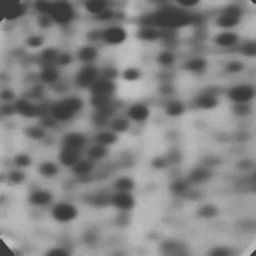
%> input picture watershed/small_blobs.tif, 256 x 256 px
$ octave watershed_HW01.m   (GNU Octave 9; MATLAB toolbox functions it lacks are replaced by stand-ins)
%> lines starting %> are read from the running program, lines starting %| are printed output that depends on the picture; in (x1, y1, x2, y2) boxes, pixels count from 0 and x2, y2 are one past the last pixel; in counts of white or black regions, pixels touching at a corner belong together; the program's own positions count from 1
%%
clc;
clear;
I= imread('D:\Matlab\bin\Digital_Image_Processing\small_blobs.tif');
%> I is the input picture: size 256x256 uint8; min 57, max 199, mean 130
figure,imshow(I),title('original')
%%
hy=fspecial('sobel');
hx=hy';
Iy=imfilter(double(I),hy,'replicate');
Ix=imfilter(double(I),hx,'replicate');
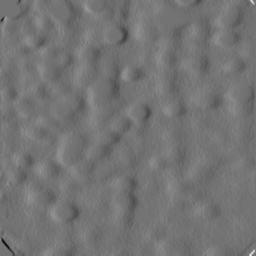
%> Ix: size 256x256 double; min -417, max 500, mean 0; drawn with min black and max white
gradmag=sqrt(Ix.^2+Iy.^2);
L = watershed(gradmag);
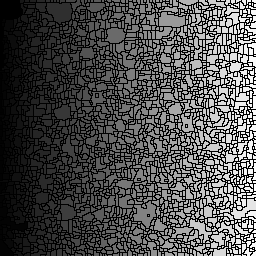
%> L: size 256x256 uint16; min 0, max 2461, mean 746.1; drawn with min black and max white
wr= L==0;
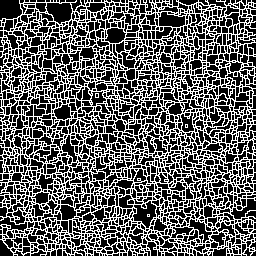
%> wr: size 256x256 logical; 37.4% white in thin lines or dots
figure,imshow(wr),title('Watershed Transform of Gradient Magnitude');
figure,imshow(imregionalmin(gradmag)),title('regional min gradient');
%%
%Compute Foreground Markers
fgm=imextendedmin(I,2);
%> fgm: size 256x256 logical; 4.8% white; 98 white regions (54 under 20 px), largest, box (x1, y1, x2, y2) and area: (0, 0, 21, 21) 330, (45, 4, 70, 21) 265, (158, 14, 186, 25) 232
I2=I;
I2(fgm)=175;
%> I2: size 256x256 uint8; 4.82% of pixels changed, all inside (x1, y1, x2, y2) = (0, 0, 256, 256)
figure,imshow(I2),title('Foreground Markers')
%%
% Compute Background Markers
D = bwdist(fgm);
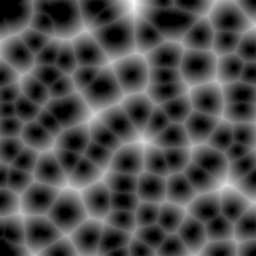
%> D: size 256x256 single; min 0, max 29, mean 8.7; drawn with min black and max white
DL = watershed(D);
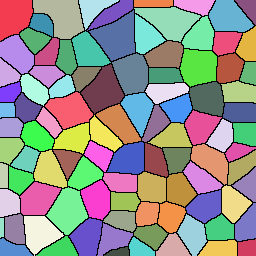
%> DL: size 256x256 uint8; 99 distinct labels, from 0 to 98; one colour per label, 0 black
bgm = DL == 0;
%> bgm: size 256x256 logical; 8.5% white in thin lines or dots
figure,imshow(bgm),title('Background Markers')
%%
gradmag2 = imimposemin(gradmag, bgm | fgm);
figure,imshow(gradmag2,[]),title('modified gradient');
%%
L2 = watershed(gradmag2);
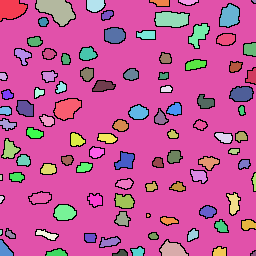
%> L2: size 256x256 uint8; 100 distinct labels, from 0 to 99; one colour per label, 0 black
I3=I;
I3(L2==0)=255;
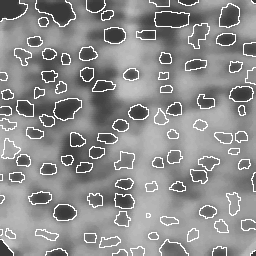
%> I3: size 256x256 uint8; 7.81% of pixels changed, all inside (x1, y1, x2, y2) = (0, 0, 256, 256)
figure,imshow(I3),title('Watershed Segmentation');
